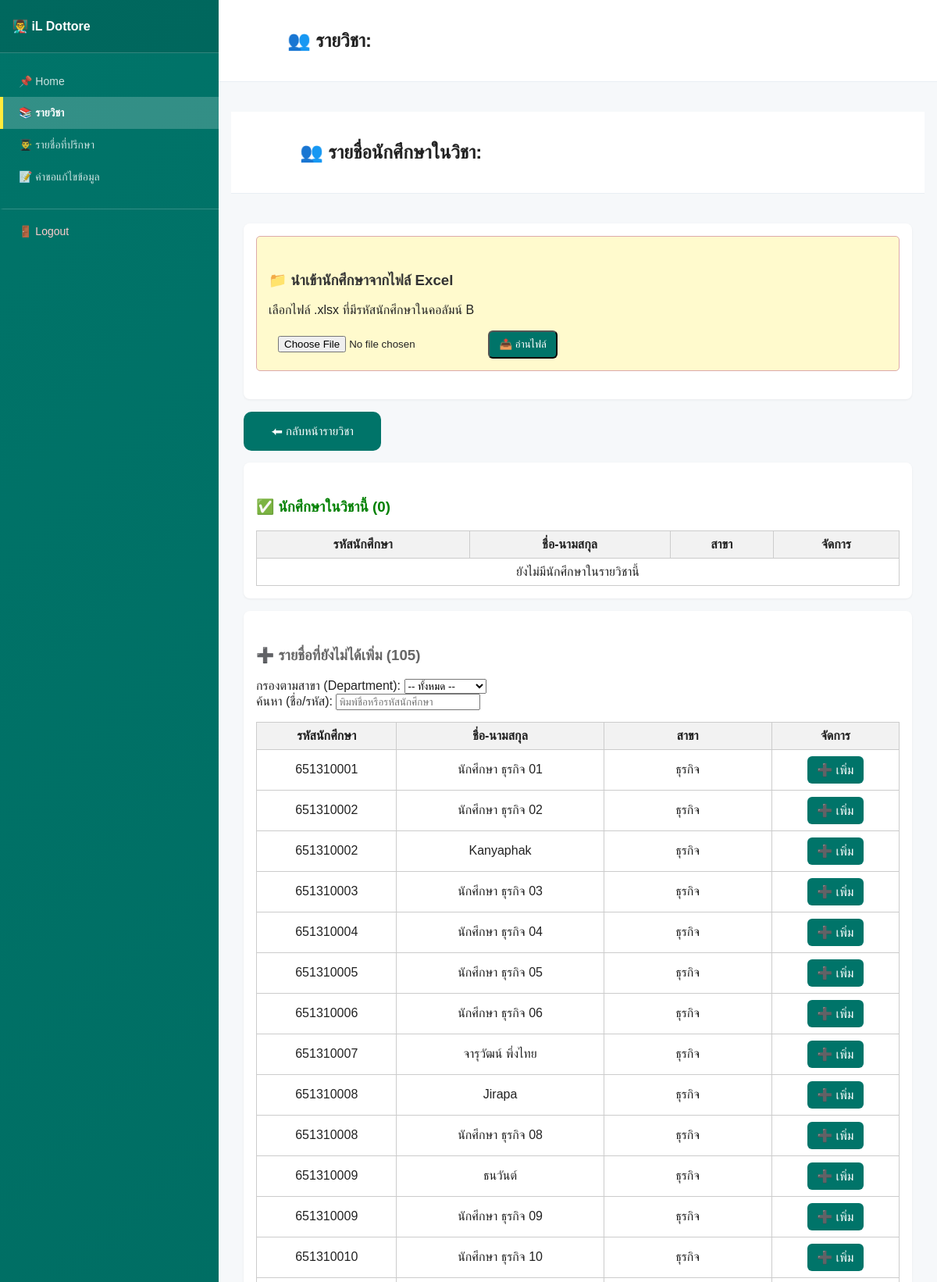
The page /liff/subject_students.php (signed in, upper part) on the database its author committed.
### tables this page shows
CREATE TABLE `students` (
  `user_id` int(11) NOT NULL,
  `student_code` varchar(20) DEFAULT NULL,
  `full_name` varchar(100) DEFAULT NULL,
  `class_group` varchar(50) DEFAULT NULL,
  `advisor_id` int(11) DEFAULT NULL
);

### liff/subject_students.php (the view, shortened to what this page needs)
<?php
include("../config.php");
$subjectId = intval($_GET['id']);
$s = $conn->prepare("
  SELECT subject_name
  FROM subjects
  WHERE subject_id = ?
");
$s->bind_param("i", $subjectId);
$s->execute();
$subject = $s->get_result()->fetch_assoc();
$students = $conn->query("
  SELECT
    st.user_id,
    st.student_code,
    st.full_name,
    st.class_group,
    EXISTS (
      SELECT 1
      FROM subject_students ss
      WHERE ss.subject_id = $subjectId
        AND ss.student_id = st.user_id
    ) AS is_enrolled
  FROM students st
  ORDER BY st.student_code
");
$enrolled_students = [];
$not_enrolled_students = [];
while ($st = $students->fetch_assoc()) {
  if ($st['is_enrolled']) {
    $enrolled_students[] = $st;
  } else {
    $not_enrolled_students[] = $st;
  }
}
?>
<!DOCTYPE html>
<html>
<head>
<link rel="stylesheet" href="css/sidebar.css">
<link rel="stylesheet" href="css/subject_students.css">
<link rel="stylesheet" href="css/back-button.css">
<link rel="stylesheet" href="css/modal-popup.css">
</head>
<body>
<?php $currentPage = 'courses.php'; include('sidebar.php'); ?>
<div class="main-wrapper">
  <div class="header">
    <h2 id="page-title">👥 รายวิชา: <?= htmlspecialchars($subject['subject_name']) ?></h2>
  </div>
  <div class="content-area">
    <div class="container page-container">
      <!DOCTYPE html>
      <html>
      <head>
      <link rel="stylesheet" href="css/sidebar.css">
      <link rel="stylesheet" href="css/subject_students.css">
      </head>
      <body>
      <div class="main-wrapper">
        <div class="header">
          <h2 id="page-title">👥 รายชื่อนักศึกษาในวิชา: <?= htmlspecialchars($subject['subject_name']) ?></h2>
        </div>
        <div class="content-area">
          <div class="container page-container">
            <div class="card import-card">
              <div class="upload-section">
                <h3 class="section-title">📁 นำเข้านักศึกษาจากไฟล์ Excel</h3>
                <p class="section-description">เลือกไฟล์ .xlsx ที่มีรหัสนักศึกษาในคอลัมน์ B</p>
                <input type="file" id="excelFile" class="file-input" accept=".xlsx" />
                <button onclick="importExcel(<?= $subjectId ?>)" class="btn btn-import">📤 อ่านไฟล์</button>
              </div>
            </div>
            <a href="courses.php" class="button-65" style="margin-bottom: 15px; display: inline-block;">⬅ กลับหน้ารายวิชา</a>
            <div class="card advisees-card">
              <h3 class="section-header enrolled-section">✅ นักศึกษาในวิชานี้ (<?= count($enrolled_students) ?>)</h3>
              <table class="advisees-table">
                <thead>
                  <tr class="table-header">
                    <th class="col-code">รหัสนักศึกษา</th>
                    <th class="col-name">ชื่อ-นามสกุล</th>
                    <th class="col-dept">สาขา</th>
                    <th class="col-actions">จัดการ</th>
                  </tr>
                </thead>
                <tbody>
                  <?php if (count($enrolled_students) > 0): ?>
                    <?php foreach ($enrolled_students as $st): ?>
                    <tr class="table-row">
                      <td class="col-code"><?= htmlspecialchars($st['student_code']) ?></td>
                      <td class="col-name"><?= htmlspecialchars($st['full_name']) ?></td>
                      <td class="col-dept"><?= htmlspecialchars($st['class_group']) ?></td>
                      <td class="col-actions">
                        <a href="../api/subject_student_remove.php?subject=<?= $subjectId ?>&student=<?= $st['user_id'] ?>" class="btn btn-danger" onclick="return confirm('ยืนยันลบ?')">❌ ลบ</a>
                      </td>
                    </tr>
                    <?php endforeach; ?>
                  <?php else: ?>
                    <tr class="table-row empty-row">
                      <td colspan="4" class="empty-cell">ยังไม่มีนักศึกษาในรายวิชานี้</td>
                    </tr>
                  <?php endif; ?>
                </tbody>
              </table>
            </div>
            <div class="card available-card">
              <h3 class="section-header not-enrolled-section">➕ รายชื่อที่ยังไม่ได้เพิ่ม (<?= count($not_enrolled_students) ?>)</h3>
              <div class="filters-section">
                <div class="filter-group">
                  <label for="departmentFilter" class="filter-label">กรองตามสาขา (Department):</label>
                  <select id="departmentFilter" class="filter-select" onchange="filterStudents()">
                    <option value="">-- ทั้งหมด --</option>
                  </select>
                </div>
                <div class="filter-group">
                  <label for="searchInput" class="filter-label">ค้นหา (ชื่อ/รหัส):</label>
                  <input type="text" id="searchInput" class="filter-input" placeholder="พิมพ์ชื่อหรือรหัสนักศึกษา" onkeyup="filterStudents()">
                </div>
              </div>
              <table id="studentTable" class="students-table">
                <thead>
                  <tr class="table-header">
                    <th class="col-code">รหัสนักศึกษา</th>
                    <th class="col-name">ชื่อ-นามสกุล</th>
                    <th class="col-dept">สาขา</th>
                    <th class="col-actions">จัดการ</th>
                  </tr>
                </thead>
                <tbody>
                  <?php if (count($not_enrolled_students) > 0): ?>
                    <?php foreach ($not_enrolled_students as $st): ?>
                    <tr class="student-row" data-code="<?= htmlspecialchars($st['student_code']) ?>"
                        data-name="<?= htmlspecialchars($st['full_name']) ?>"
                        data-class="<?= htmlspecialchars($st['class_group']) ?>">
                      <td class="col-code"><?= htmlspecialchars($st['student_code']) ?></td>
                      <td class="col-name"><?= htmlspecialchars($st['full_name']) ?></td>
                      <td class="col-dept"><?= htmlspecialchars($st['class_group']) ?></td>
                      <td class="col-actions">
                        <a href="../api/subject_student_add.php?subject=<?= $subjectId ?>&student=<?= $st['user_id'] ?>" class="btn btn-success">➕ เพิ่ม</a>
                      </td>
                    </tr>
                    <?php endforeach; ?>
                  <?php else: ?>
                    <tr class="table-row empty-row">
                      <td colspan="4" class="empty-cell">ไม่มีนักศึกษาที่ยังไม่อยู่ในรายวิชานี้</td>
                    </tr>
                  <?php endif; ?>
                </tbody>
              </table>
            </div>
          </div>
        </div>
      </div>
      </body>
      </html>
</body>
</html>

### liff/css/sidebar.css (style rules this page uses)
body { display: flex; flex-direction: row; margin: 0; height: 100vh; overflow: hidden; }
.main-wrapper { flex: 1; display: flex; flex-direction: column; overflow-y: auto; background: #f6f8fa; }
.header { background: #fff url('../image/teacher_dashboard-php.png') no-repeat 16px center; background-size: 56px; padding: 18px 18px 18px 88px; border-bottom: 1px solid #e9eef3; flex-shrink: 0; }
.content-area { flex: 1; overflow-y: auto; padding: 0; }
.container { max-width: 100%; margin: 22px auto; padding: 16px; width: 100%; box-sizing: border-box; }

### liff/css/back-button.css (style rules this page uses)
.button-65 { appearance: none; backface-visibility: hidden; background-color: #007469; border-radius: 10px; border-style: none; box-shadow: none; box-sizing: border-box; color: #fff; cursor: pointer; display: inline-block; font-family: Inter,-apple-system,system-ui,"Segoe UI",Helvetica,Arial,sans-serif; font-size: 15px; font-weight: 500; height: 50px; letter-spacing: normal; line-height: 1.5; outline: none; overflow: hidden; padding: 14px 30px; position: relative; text-align: center; text-decoration: none; transform: translate3d(0, 0, 0); transition: all .3s; user-select: none; -webkit-user-select: none; touch-action: manipulation; vertical-align: top; white-space: nowrap; }
@media (min-width: 768px) { .button-65 { padding: 14px 22px; width: 176px; } }

### liff/css/default_page.css (style rules this page uses)
body { font-family:Arial,Helvetica,sans-serif; background:#f6f8fa; color:#222; margin:0 }
.header { background:#fff url('../image/teacher_dashboard-php.png') no-repeat 16px center;background-size:56px; padding:18px 18px 18px 88px; border-bottom:1px solid #e9eef3 }
.container { max-width:980px; margin:22px auto; padding:16px }
.card { background:#fff; border-radius:8px; box-shadow:0 1px 3px rgba(0,0,0,0.06); padding:16px; margin-bottom:16px }
.btn { display:inline-block; padding:8px 12px; background:#007469; color:#fff; border-radius:6px; text-decoration:none }

### liff/subject_students.php (style rules this page uses)
body { font-family: Arial, sans-serif; margin: 0; }
table { border-collapse: collapse; width:100%; margin-top: 15px; }
th, td { border:1px solid #ccc; padding:8px; text-align:center; }
th { background-color: #f2f2f2; }
h3 { margin-top: 30px; color: #333; }
.enrolled-section { color: green; }
.not-enrolled-section { color: #666; }
.upload-section { background-color: #fffacd; padding: 15px; border-radius: 5px; margin-bottom: 20px; border: 1px solid #daa; }
.upload-section input[type="file"], .upload-section button { padding: 8px 12px; }
.hover-effect { cursor: pointer; transition: background-color .35s; }

### rows shown on the page
students: student_code "651310001", full_name "นักศึกษา ธุรกิจ 01", class_group "ธุรกิจ"
students: student_code "651310002", full_name "นักศึกษา ธุรกิจ 02", class_group "ธุรกิจ"
students: student_code "651310002", full_name "Kanyaphak", class_group "ธุรกิจ"
students: student_code "651310003", full_name "นักศึกษา ธุรกิจ 03", class_group "ธุรกิจ"
students: student_code "651310004", full_name "นักศึกษา ธุรกิจ 04", class_group "ธุรกิจ"
students: student_code "651310005", full_name "นักศึกษา ธุรกิจ 05", class_group "ธุรกิจ"
students: student_code "651310006", full_name "นักศึกษา ธุรกิจ 06", class_group "ธุรกิจ"
students: student_code "651310007", full_name "จารุวัฒน์ พึ่งไทย", class_group "ธุรกิจ"
students: student_code "651310008", full_name "Jirapa", class_group "ธุรกิจ"
students: student_code "651310008", full_name "นักศึกษา ธุรกิจ 08", class_group "ธุรกิจ"
students: student_code "651310009", full_name "ธนวันต์", class_group "ธุรกิจ"
students: student_code "651310009", full_name "นักศึกษา ธุรกิจ 09", class_group "ธุรกิจ"
students: student_code "651310010", full_name "นักศึกษา ธุรกิจ 10", class_group "ธุรกิจ"

### other values the page prints
$_SESSION['teacher_name'] "iL Dottore"
$item['title'] "📌 Home"
$item['title'] "📚 รายวิชา"
$item['title'] "👨‍🎓 รายชื่อที่ปรึกษา"
$item['title'] "📝 คำขอแก้ไขข้อมูล"
count($enrolled_students) "0"
count($not_enrolled_students) "105"
